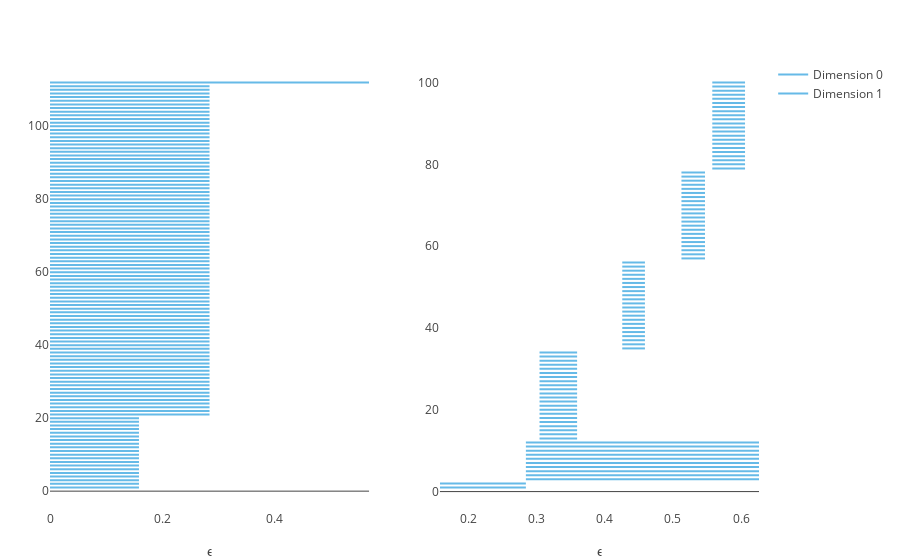

The notebook cell this image was saved under:
### Markdown cell above
The barcode below shows the persistence intervals for homological features
for example <br>
- $H_{1}$ on the left represents the connected component in the filtration process. Each bar (components) start at 0 and end at time t which connotes the notion of birth and death of each connected component.
<br> 
- $H_{2}$ on the right is one dimension higher and includes 2K-Simples (Cycles).

### Code cell
p1 = plotbarcode_pjs(PH,dim=0)
p2 = plotbarcode_pjs(PH,dim=1)
p = [p1  p2]
p

### Figure 1 — Plotly figure (JSON) as saved in the notebook; plotly's stock layout.template omitted (floating-point values rounded to 4 significant figures)
{"data": [{"line": {"color": "#66BAE7", "width": 2}, "mode": "lines", "showlegend": false, "type": "scatter", "x": [0, 0.5693], "xaxis": "x1", "y": [112, 112], "yaxis": "y1"}, {"line": {"color": "#66BAE7", "width": 2}, "mode": "lines", "showlegend": false, "type": "scatter", "x": [0, 0.2846], "xaxis": "x1", "y": [111, 111], "yaxis": "y1"}, {"line": {"color": "#66BAE7", "width": 2}, "mode": "lines", "showlegend": false, "type": "scatter", "x": [0, 0.2846], "xaxis": "x1", "y": [110, 110], "yaxis": "y1"}, {"line": {"color": "#66BAE7", "width": 2}, "mode": "lines", "showlegend": false, "type": "scatter", "x": [0, 0.2846], "xaxis": "x1", "y": [109, 109], "yaxis": "y1"}, {"line": {"color": "#66BAE7", "width": 2}, "mode": "lines", "showlegend": false, "type": "scatter", "x": [0, 0.2846], "xaxis": "x1", "y": [108, 108], "yaxis": "y1"}, {"line": {"color": "#66BAE7", "width": 2}, "mode": "lines", "showlegend": false, "type": "scatter", "x": [0, 0.2846], "xaxis": "x1", "y": [107, 107], "yaxis": "y1"}, {"line": {"color": "#66BAE7", "width": 2}, "mode": "lines", "showlegend": false, "type": "scatter", "x": [0, 0.2846], "xaxis": "x1", "y": [106, 106], "yaxis": "y1"}, {"line": {"color": "#66BAE7", "width": 2}, "mode": "lines", "showlegend": false, "type": "scatter", "x": [0, 0.2846], "xaxis": "x1", "y": [105, 105], "yaxis": "y1"}, {"line": {"color": "#66BAE7", "width": 2}, "mode": "lines", "showlegend": false, "type": "scatter", "x": [0, 0.2846], "xaxis": "x1", "y": [104, 104], "yaxis": "y1"}, {"line": {"color": "#66BAE7", "width": 2}, "mode": "lines", "showlegend": false, "type": "scatter", "x": [0, 0.2846], "xaxis": "x1", "y": [103, 103], "yaxis": "y1"}, {"line": {"color": "#66BAE7", "width": 2}, "mode": "lines", "showlegend": false, "type": "scatter", "x": [0, 0.2846], "xaxis": "x1", "y": [102, 102], "yaxis": "y1"}, {"line": {"color": "#66BAE7", "width": 2}, "mode": "lines", "showlegend": false, "type": "scatter", "x": [0, 0.2846], "xaxis": "x1", "y": [101, 101], "yaxis": "y1"}, {"line": {"color": "#66BAE7", "width": 2}, "mode": "lines", "showlegend": false, "type": "scatter", "x": [0, 0.2846], "xaxis": "x1", "y": [100, 100], "yaxis": "y1"}, {"line": {"color": "#66BAE7", "width": 2}, "mode": "lines", "showlegend": false, "type": "scatter", "x": [0, 0.2846], "xaxis": "x1", "y": [99, 99], "yaxis": "y1"}, {"line": {"color": "#66BAE7", "width": 2}, "mode": "lines", "showlegend": false, "type": "scatter", "x": [0, 0.2846], "xaxis": "x1", "y": [98, 98], "yaxis": "y1"}, {"line": {"color": "#66BAE7", "width": 2}, "mode": "lines", "showlegend": false, "type": "scatter", "x": [0, 0.2846], "xaxis": "x1", "y": [97, 97], "yaxis": "y1"}, {"line": {"color": "#66BAE7", "width": 2}, "mode": "lines", "showlegend": false, "type": "scatter", "x": [0, 0.2846], "xaxis": "x1", "y": [96, 96], "yaxis": "y1"}, {"line": {"color": "#66BAE7", "width": 2}, "mode": "lines", "showlegend": false, "type": "scatter", "x": [0, 0.2846], "xaxis": "x1", "y": [95, 95], "yaxis": "y1"}, {"line": {"color": "#66BAE7", "width": 2}, "mode": "lines", "showlegend": false, "type": "scatter", "x": [0, 0.2846], "xaxis": "x1", "y": [94, 94], "yaxis": "y1"}, {"line": {"color": "#66BAE7", "width": 2}, "mode": "lines", "showlegend": false, "type": "scatter", "x": [0, 0.2846], "xaxis": "x1", "y": [93, 93], "yaxis": "y1"}, {"line": {"color": "#66BAE7", "width": 2}, "mode": "lines", "showlegend": false, "type": "scatter", "x": [0, 0.2846], "xaxis": "x1", "y": [92, 92], "yaxis": "y1"}, {"line": {"color": "#66BAE7", "width": 2}, "mode": "lines", "showlegend": false, "type": "scatter", "x": [0, 0.2846], "xaxis": "x1", "y": [91, 91], "yaxis": "y1"}, {"line": {"color": "#66BAE7", "width": 2}, "mode": "lines", "showlegend": false, "type": "scatter", "x": [0, 0.2846], "xaxis": "x1", "y": [90, 90], "yaxis": "y1"}, {"line": {"color": "#66BAE7", "width": 2}, "mode": "lines", "showlegend": false, "type": "scatter", "x": [0, 0.2846], "xaxis": "x1", "y": [89, 89], "yaxis": "y1"}, {"line": {"color": "#66BAE7", "width": 2}, "mode": "lines", "showlegend": false, "type": "scatter", "x": [0, 0.2846], "xaxis": "x1", "y": [88, 88], "yaxis": "y1"}, {"line": {"color": "#66BAE7", "width": 2}, "mode": "lines", "showlegend": false, "type": "scatter", "x": [0, 0.2846], "xaxis": "x1", "y": [87, 87], "yaxis": "y1"}, {"line": {"color": "#66BAE7", "width": 2}, "mode": "lines", "showlegend": false, "type": "scatter", "x": [0, 0.2846], "xaxis": "x1", "y": [86, 86], "yaxis": "y1"}, {"line": {"color": "#66BAE7", "width": 2}, "mode": "lines", "showlegend": false, "type": "scatter", "x": [0, 0.2846], "xaxis": "x1", "y": [85, 85], "yaxis": "y1"}, {"line": {"color": "#66BAE7", "width": 2}, "mode": "lines", "showlegend": false, "type": "scatter", "x": [0, 0.2846], "xaxis": "x1", "y": [84, 84], "yaxis": "y1"}, {"line": {"color": "#66BAE7", "width": 2}, "mode": "lines", "showlegend": false, "type": "scatter", "x": [0, 0.2846], "xaxis": "x1", "y": [83, 83], "yaxis": "y1"}, {"line": {"color": "#66BAE7", "width": 2}, "mode": "lines", "showlegend": false, "type": "scatter", "x": [0, 0.2846], "xaxis": "x1", "y": [82, 82], "yaxis": "y1"}, {"line": {"color": "#66BAE7", "width": 2}, "mode": "lines", "showlegend": false, "type": "scatter", "x": [0, 0.2846], "xaxis": "x1", "y": [81, 81], "yaxis": "y1"}, {"line": {"color": "#66BAE7", "width": 2}, "mode": "lines", "showlegend": false, "type": "scatter", "x": [0, 0.2846], "xaxis": "x1", "y": [80, 80], "yaxis": "y1"}, {"line": {"color": "#66BAE7", "width": 2}, "mode": "lines", "showlegend": false, "type": "scatter", "x": [0, 0.2846], "xaxis": "x1", "y": [79, 79], "yaxis": "y1"}, {"line": {"color": "#66BAE7", "width": 2}, "mode": "lines", "showlegend": false, "type": "scatter", "x": [0, 0.2846], "xaxis": "x1", "y": [78, 78], "yaxis": "y1"}, {"line": {"color": "#66BAE7", "width": 2}, "mode": "lines", "showlegend": false, "type": "scatter", "x": [0, 0.2846], "xaxis": "x1", "y": [77, 77], "yaxis": "y1"}, {"line": {"color": "#66BAE7", "width": 2}, "mode": "lines", "showlegend": false, "type": "scatter", "x": [0, 0.2846], "xaxis": "x1", "y": [76, 76], "yaxis": "y1"}, {"line": {"color": "#66BAE7", "width": 2}, "mode": "lines", "showlegend": false, "type": "scatter", "x": [0, 0.2846], "xaxis": "x1", "y": [75, 75], "yaxis": "y1"}, {"line": {"color": "#66BAE7", "width": 2}, "mode": "lines", "showlegend": false, "type": "scatter", "x": [0, 0.2846], "xaxis": "x1", "y": [74, 74], "yaxis": "y1"}, {"line": {"color": "#66BAE7", "width": 2}, "mode": "lines", "showlegend": false, "type": "scatter", "x": [0, 0.2846], "xaxis": "x1", "y": [73, 73], "yaxis": "y1"}, {"line": {"color": "#66BAE7", "width": 2}, "mode": "lines", "showlegend": false, "type": "scatter", "x": [0, 0.2846], "xaxis": "x1", "y": [72, 72], "yaxis": "y1"}, {"line": {"color": "#66BAE7", "width": 2}, "mode": "lines", "showlegend": false, "type": "scatter", "x": [0, 0.2846], "xaxis": "x1", "y": [71, 71], "yaxis": "y1"}, {"line": {"color": "#66BAE7", "width": 2}, "mode": "lines", "showlegend": false, "type": "scatter", "x": [0, 0.2846], "xaxis": "x1", "y": [70, 70], "yaxis": "y1"}, {"line": {"color": "#66BAE7", "width": 2}, "mode": "lines", "showlegend": false, "type": "scatter", "x": [0, 0.2846], "xaxis": "x1", "y": [69, 69], "yaxis": "y1"}, {"line": {"color": "#66BAE7", "width": 2}, "mode": "lines", "showlegend": false, "type": "scatter", "x": [0, 0.2846], "xaxis": "x1", "y": [68, 68], "yaxis": "y1"}, {"line": {"color": "#66BAE7", "width": 2}, "mode": "lines", "showlegend": false, "type": "scatter", "x": [0, 0.2846], "xaxis": "x1", "y": [67, 67], "yaxis": "y1"}, {"line": {"color": "#66BAE7", "width": 2}, "mode": "lines", "showlegend": false, "type": "scatter", "x": [0, 0.2846], "xaxis": "x1", "y": [66, 66], "yaxis": "y1"}, {"line": {"color": "#66BAE7", "width": 2}, "mode": "lines", "showlegend": false, "type": "scatter", "x": [0, 0.2846], "xaxis": "x1", "y": [65, 65], "yaxis": "y1"}, {"line": {"color": "#66BAE7", "width": 2}, "mode": "lines", "showlegend": false, "type": "scatter", "x": [0, 0.2846], "xaxis": "x1", "y": [64, 64], "yaxis": "y1"}, {"line": {"color": "#66BAE7", "width": 2}, "mode": "lines", "showlegend": false, "type": "scatter", "x": [0, 0.2846], "xaxis": "x1", "y": [63, 63], "yaxis": "y1"}, {"line": {"color": "#66BAE7", "width": 2}, "mode": "lines", "showlegend": false, "type": "scatter", "x": [0, 0.2846], "xaxis": "x1", "y": [62, 62], "yaxis": "y1"}, {"line": {"color": "#66BAE7", "width": 2}, "mode": "lines", "showlegend": false, "type": "scatter", "x": [0, 0.2846], "xaxis": "x1", "y": [61, 61], "yaxis": "y1"}, {"line": {"color": "#66BAE7", "width": 2}, "mode": "lines", "showlegend": false, "type": "scatter", "x": [0, 0.2846], "xaxis": "x1", "y": [60, 60], "yaxis": "y1"}, {"line": {"color": "#66BAE7", "width": 2}, "mode": "lines", "showlegend": false, "type": "scatter", "x": [0, 0.2846], "xaxis": "x1", "y": [59, 59], "yaxis": "y1"}, {"line": {"color": "#66BAE7", "width": 2}, "mode": "lines", "showlegend": false, "type": "scatter", "x": [0, 0.2846], "xaxis": "x1", "y": [58, 58], "yaxis": "y1"}, {"line": {"color": "#66BAE7", "width": 2}, "mode": "lines", "showlegend": false, "type": "scatter", "x": [0, 0.2846], "xaxis": "x1", "y": [57, 57], "yaxis": "y1"}, {"line": {"color": "#66BAE7", "width": 2}, "mode": "lines", "showlegend": false, "type": "scatter", "x": [0, 0.2846], "xaxis": "x1", "y": [56, 56], "yaxis": "y1"}, {"line": {"color": "#66BAE7", "width": 2}, "mode": "lines", "showlegend": false, "type": "scatter", "x": [0, 0.2846], "xaxis": "x1", "y": [55, 55], "yaxis": "y1"}, {"line": {"color": "#66BAE7", "width": 2}, "mode": "lines", "showlegend": false, "type": "scatter", "x": [0, 0.2846], "xaxis": "x1", "y": [54, 54], "yaxis": "y1"}, {"line": {"color": "#66BAE7", "width": 2}, "mode": "lines", "showlegend": false, "type": "scatter", "x": [0, 0.2846], "xaxis": "x1", "y": [53, 53], "yaxis": "y1"}, {"line": {"color": "#66BAE7", "width": 2}, "mode": "lines", "showlegend": false, "type": "scatter", "x": [0, 0.2846], "xaxis": "x1", "y": [52, 52], "yaxis": "y1"}, {"line": {"color": "#66BAE7", "width": 2}, "mode": "lines", "showlegend": false, "type": "scatter", "x": [0, 0.2846], "xaxis": "x1", "y": [51, 51], "yaxis": "y1"}, {"line": {"color": "#66BAE7", "width": 2}, "mode": "lines", "showlegend": false, "type": "scatter", "x": [0, 0.2846], "xaxis": "x1", "y": [50, 50], "yaxis": "y1"}, {"line": {"color": "#66BAE7", "width": 2}, "mode": "lines", "showlegend": false, "type": "scatter", "x": [0, 0.2846], "xaxis": "x1", "y": [49, 49], "yaxis": "y1"}, {"line": {"color": "#66BAE7", "width": 2}, "mode": "lines", "showlegend": false, "type": "scatter", "x": [0, 0.2846], "xaxis": "x1", "y": [48, 48], "yaxis": "y1"}, {"line": {"color": "#66BAE7", "width": 2}, "mode": "lines", "showlegend": false, "type": "scatter", "x": [0, 0.2846], "xaxis": "x1", "y": [47, 47], "yaxis": "y1"}, {"line": {"color": "#66BAE7", "width": 2}, "mode": "lines", "showlegend": false, "type": "scatter", "x": [0, 0.2846], "xaxis": "x1", "y": [46, 46], "yaxis": "y1"}, {"line": {"color": "#66BAE7", "width": 2}, "mode": "lines", "showlegend": false, "type": "scatter", "x": [0, 0.2846], "xaxis": "x1", "y": [45, 45], "yaxis": "y1"}, {"line": {"color": "#66BAE7", "width": 2}, "mode": "lines", "showlegend": false, "type": "scatter", "x": [0, 0.2846], "xaxis": "x1", "y": [44, 44], "yaxis": "y1"}, {"line": {"color": "#66BAE7", "width": 2}, "mode": "lines", "showlegend": false, "type": "scatter", "x": [0, 0.2846], "xaxis": "x1", "y": [43, 43], "yaxis": "y1"}, {"line": {"color": "#66BAE7", "width": 2}, "mode": "lines", "showlegend": false, "type": "scatter", "x": [0, 0.2846], "xaxis": "x1", "y": [42, 42], "yaxis": "y1"}, {"line": {"color": "#66BAE7", "width": 2}, "mode": "lines", "showlegend": false, "type": "scatter", "x": [0, 0.2846], "xaxis": "x1", "y": [41, 41], "yaxis": "y1"}, {"line": {"color": "#66BAE7", "width": 2}, "mode": "lines", "showlegend": false, "type": "scatter", "x": [0, 0.2846], "xaxis": "x1", "y": [40, 40], "yaxis": "y1"}, {"line": {"color": "#66BAE7", "width": 2}, "mode": "lines", "showlegend": false, "type": "scatter", "x": [0, 0.2846], "xaxis": "x1", "y": [39, 39], "yaxis": "y1"}, {"line": {"color": "#66BAE7", "width": 2}, "mode": "lines", "showlegend": false, "type": "scatter", "x": [0, 0.2846], "xaxis": "x1", "y": [38, 38], "yaxis": "y1"}, {"line": {"color": "#66BAE7", "width": 2}, "mode": "lines", "showlegend": false, "type": "scatter", "x": [0, 0.2846], "xaxis": "x1", "y": [37, 37], "yaxis": "y1"}, {"line": {"color": "#66BAE7", "width": 2}, "mode": "lines", "showlegend": false, "type": "scatter", "x": [0, 0.2846], "xaxis": "x1", "y": [36, 36], "yaxis": "y1"}, {"line": {"color": "#66BAE7", "width": 2}, "mode": "lines", "showlegend": false, "type": "scatter", "x": [0, 0.2846], "xaxis": "x1", "y": [35, 35], "yaxis": "y1"}, {"line": {"color": "#66BAE7", "width": 2}, "mode": "lines", "showlegend": false, "type": "scatter", "x": [0, 0.2846], "xaxis": "x1", "y": [34, 34], "yaxis": "y1"}, {"line": {"color": "#66BAE7", "width": 2}, "mode": "lines", "showlegend": false, "type": "scatter", "x": [0, 0.2846], "xaxis": "x1", "y": [33, 33], "yaxis": "y1"}, {"line": {"color": "#66BAE7", "width": 2}, "mode": "lines", "showlegend": false, "type": "scatter", "x": [0, 0.2846], "xaxis": "x1", "y": [32, 32], "yaxis": "y1"}, {"line": {"color": "#66BAE7", "width": 2}, "mode": "lines", "showlegend": false, "type": "scatter", "x": [0, 0.2846], "xaxis": "x1", "y": [31, 31], "yaxis": "y1"}, {"line": {"color": "#66BAE7", "width": 2}, "mode": "lines", "showlegend": false, "type": "scatter", "x": [0, 0.2846], "xaxis": "x1", "y": [30, 30], "yaxis": "y1"}, {"line": {"color": "#66BAE7", "width": 2}, "mode": "lines", "showlegend": false, "type": "scatter", "x": [0, 0.2846], "xaxis": "x1", "y": [29, 29], "yaxis": "y1"}, {"line": {"color": "#66BAE7", "width": 2}, "mode": "lines", "showlegend": false, "type": "scatter", "x": [0, 0.2846], "xaxis": "x1", "y": [28, 28], "yaxis": "y1"}, {"line": {"color": "#66BAE7", "width": 2}, "mode": "lines", "showlegend": false, "type": "scatter", "x": [0, 0.2846], "xaxis": "x1", "y": [27, 27], "yaxis": "y1"}, {"line": {"color": "#66BAE7", "width": 2}, "mode": "lines", "showlegend": false, "type": "scatter", "x": [0, 0.2846], "xaxis": "x1", "y": [26, 26], "yaxis": "y1"}, {"line": {"color": "#66BAE7", "width": 2}, "mode": "lines", "showlegend": false, "type": "scatter", "x": [0, 0.2846], "xaxis": "x1", "y": [25, 25], "yaxis": "y1"}, {"line": {"color": "#66BAE7", "width": 2}, "mode": "lines", "showlegend": false, "type": "scatter", "x": [0, 0.2846], "xaxis": "x1", "y": [24, 24], "yaxis": "y1"}, {"line": {"color": "#66BAE7", "width": 2}, "mode": "lines", "showlegend": false, "type": "scatter", "x": [0, 0.2846], "xaxis": "x1", "y": [23, 23], "yaxis": "y1"}, {"line": {"color": "#66BAE7", "width": 2}, "mode": "lines", "showlegend": false, "type": "scatter", "x": [0, 0.2846], "xaxis": "x1", "y": [22, 22], "yaxis": "y1"}, {"line": {"color": "#66BAE7", "width": 2}, "mode": "lines", "showlegend": false, "type": "scatter", "x": [0, 0.2846], "xaxis": "x1", "y": [21, 21], "yaxis": "y1"}, {"line": {"color": "#66BAE7", "width": 2}, "mode": "lines", "showlegend": false, "type": "scatter", "x": [0, 0.1587], "xaxis": "x1", "y": [20, 20], "yaxis": "y1"}, {"line": {"color": "#66BAE7", "width": 2}, "mode": "lines", "showlegend": false, "type": "scatter", "x": [0, 0.1587], "xaxis": "x1", "y": [19, 19], "yaxis": "y1"}, {"line": {"color": "#66BAE7", "width": 2}, "mode": "lines", "showlegend": false, "type": "scatter", "x": [0, 0.1587], "xaxis": "x1", "y": [18, 18], "yaxis": "y1"}, {"line": {"color": "#66BAE7", "width": 2}, "mode": "lines", "showlegend": false, "type": "scatter", "x": [0, 0.1587], "xaxis": "x1", "y": [17, 17], "yaxis": "y1"}, {"line": {"color": "#66BAE7", "width": 2}, "mode": "lines", "showlegend": false, "type": "scatter", "x": [0, 0.1587], "xaxis": "x1", "y": [16, 16], "yaxis": "y1"}, {"line": {"color": "#66BAE7", "width": 2}, "mode": "lines", "showlegend": false, "type": "scatter", "x": [0, 0.1587], "xaxis": "x1", "y": [15, 15], "yaxis": "y1"}, {"line": {"color": "#66BAE7", "width": 2}, "mode": "lines", "showlegend": false, "type": "scatter", "x": [0, 0.1587], "xaxis": "x1", "y": [14, 14], "yaxis": "y1"}, {"line": {"color": "#66BAE7", "width": 2}, "mode": "lines", "showlegend": false, "type": "scatter", "x": [0, 0.1587], "xaxis": "x1", "y": [13, 13], "yaxis": "y1"}, {"line": {"color": "#66BAE7", "width": 2}, "mode": "lines", "showlegend": false, "type": "scatter", "x": [0, 0.1587], "xaxis": "x1", "y": [12, 12], "yaxis": "y1"}, {"line": {"color": "#66BAE7", "width": 2}, "mode": "lines", "showlegend": false, "type": "scatter", "x": [0, 0.1587], "xaxis": "x1", "y": [11, 11], "yaxis": "y1"}, {"line": {"color": "#66BAE7", "width": 2}, "mode": "lines", "showlegend": false, "type": "scatter", "x": [0, 0.1587], "xaxis": "x1", "y": [10, 10], "yaxis": "y1"}, {"line": {"color": "#66BAE7", "width": 2}, "mode": "lines", "showlegend": false, "type": "scatter", "x": [0, 0.1587], "xaxis": "x1", "y": [9, 9], "yaxis": "y1"}, {"line": {"color": "#66BAE7", "width": 2}, "mode": "lines", "showlegend": false, "type": "scatter", "x": [0, 0.1587], "xaxis": "x1", "y": [8, 8], "yaxis": "y1"}, {"line": {"color": "#66BAE7", "width": 2}, "mode": "lines", "showlegend": false, "type": "scatter", "x": [0, 0.1587], "xaxis": "x1", "y": [7, 7], "yaxis": "y1"}, {"line": {"color": "#66BAE7", "width": 2}, "mode": "lines", "showlegend": false, "type": "scatter", "x": [0, 0.1587], "xaxis": "x1", "y": [6, 6], "yaxis": "y1"}, {"line": {"color": "#66BAE7", "width": 2}, "mode": "lines", "showlegend": false, "type": "scatter", "x": [0, 0.1587], "xaxis": "x1", "y": [5, 5], "yaxis": "y1"}, {"line": {"color": "#66BAE7", "width": 2}, "mode": "lines", "showlegend": false, "type": "scatter", "x": [0, 0.1587], "xaxis": "x1", "y": [4, 4], "yaxis": "y1"}, {"line": {"color": "#66BAE7", "width": 2}, "mode": "lines", "showlegend": false, "type": "scatter", "x": [0, 0.1587], "xaxis": "x1", "y": [3, 3], "yaxis": "y1"}, {"line": {"color": "#66BAE7", "width": 2}, "mode": "lines", "showlegend": false, "type": "scatter", "x": [0, 0.1587], "xaxis": "x1", "y": [2, 2], "yaxis": "y1"}, {"line": {"color": "#66BAE7", "width": 2}, "mode": "lines", "name": "Dimension 0", "type": "scatter", "x": [0, 0.1587], "xaxis": "x1", "y": [1, 1], "yaxis": "y1"}, {"line": {"color": "#66BAE7", "width": 2}, "mode": "lines", "showlegend": false, "type": "scatter", "x": [0.5577, 0.6057], "xaxis": "x2", "y": [100, 100], "yaxis": "y2"}, {"line": {"color": "#66BAE7", "width": 2}, "mode": "lines", "showlegend": false, "type": "scatter", "x": [0.5577, 0.6057], "xaxis": "x2", "y": [99, 99], "yaxis": "y2"}, {"line": {"color": "#66BAE7", "width": 2}, "mode": "lines", "showlegend": false, "type": "scatter", "x": [0.5577, 0.6057], "xaxis": "x2", "y": [98, 98], "yaxis": "y2"}, {"line": {"color": "#66BAE7", "width": 2}, "mode": "lines", "showlegend": false, "type": "scatter", "x": [0.5577, 0.6057], "xaxis": "x2", "y": [97, 97], "yaxis": "y2"}, {"line": {"color": "#66BAE7", "width": 2}, "mode": "lines", "showlegend": false, "type": "scatter", "x": [0.5577, 0.6057], "xaxis": "x2", "y": [96, 96], "yaxis": "y2"}, {"line": {"color": "#66BAE7", "width": 2}, "mode": "lines", "showlegend": false, "type": "scatter", "x": [0.5577, 0.6057], "xaxis": "x2", "y": [95, 95], "yaxis": "y2"}, {"line": {"color": "#66BAE7", "width": 2}, "mode": "lines", "showlegend": false, "type": "scatter", "x": [0.5577, 0.6057], "xaxis": "x2", "y": [94, 94], "yaxis": "y2"}, {"line": {"color": "#66BAE7", "width": 2}, "mode": "lines", "showlegend": false, "type": "scatter", "x": [0.5577, 0.6057], "xaxis": "x2", "y": [93, 93], "yaxis": "y2"}, {"line": {"color": "#66BAE7", "width": 2}, "mode": "lines", "showlegend": false, "type": "scatter", "x": [0.5577, 0.6057], "xaxis": "x2", "y": [92, 92], "yaxis": "y2"}, {"line": {"color": "#66BAE7", "width": 2}, "mode": "lines", "showlegend": false, "type": "scatter", "x": [0.5577, 0.6057], "xaxis": "x2", "y": [91, 91], "yaxis": "y2"}, {"line": {"color": "#66BAE7", "width": 2}, "mode": "lines", "showlegend": false, "type": "scatter", "x": [0.5577, 0.6057], "xaxis": "x2", "y": [90, 90], "yaxis": "y2"}, {"line": {"color": "#66BAE7", "width": 2}, "mode": "lines", "showlegend": false, "type": "scatter", "x": [0.5577, 0.6057], "xaxis": "x2", "y": [89, 89], "yaxis": "y2"}, {"line": {"color": "#66BAE7", "width": 2}, "mode": "lines", "showlegend": false, "type": "scatter", "x": [0.5577, 0.6057], "xaxis": "x2", "y": [88, 88], "yaxis": "y2"}, {"line": {"color": "#66BAE7", "width": 2}, "mode": "lines", "showlegend": false, "type": "scatter", "x": [0.5577, 0.6057], "xaxis": "x2", "y": [87, 87], "yaxis": "y2"}, {"line": {"color": "#66BAE7", "width": 2}, "mode": "lines", "showlegend": false, "type": "scatter", "x": [0.5577, 0.6057], "xaxis": "x2", "y": [86, 86], "yaxis": "y2"}, {"line": {"color": "#66BAE7", "width": 2}, "mode": "lines", "showlegend": false, "type": "scatter", "x": [0.5577, 0.6057], "xaxis": "x2", "y": [85, 85], "yaxis": "y2"}, {"line": {"color": "#66BAE7", "width": 2}, "mode": "lines", "showlegend": false, "type": "scatter", "x": [0.5577, 0.6057], "xaxis": "x2", "y": [84, 84], "yaxis": "y2"}, {"line": {"color": "#66BAE7", "width": 2}, "mode": "lines", "showlegend": false, "type": "scatter", "x": [0.5577, 0.6057], "xaxis": "x2", "y": [83, 83], "yaxis": "y2"}, {"line": {"color": "#66BAE7", "width": 2}, "mode": "lines", "showlegend": false, "type": "scatter", "x": [0.5577, 0.6057], "xaxis": "x2", "y": [82, 82], "yaxis": "y2"}, {"line": {"color": "#66BAE7", "width": 2}, "mode": "lines", "showlegend": false, "type": "scatter", "x": [0.5577, 0.6057], "xaxis": "x2", "y": [81, 81], "yaxis": "y2"}, {"line": {"color": "#66BAE7", "width": 2}, "mode": "lines", "showlegend": false, "type": "scatter", "x": [0.5577, 0.6057], "xaxis": "x2", "y": [80, 80], "yaxis": "y2"}, {"line": {"color": "#66BAE7", "width": 2}, "mode": "lines", "showlegend": false, "type": "scatter", "x": [0.5577, 0.6057], "xaxis": "x2", "y": [79, 79], "yaxis": "y2"}, {"line": {"color": "#66BAE7", "width": 2}, "mode": "lines", "showlegend": false, "type": "scatter", "x": [0.5125, 0.5471], "xaxis": "x2", "y": [78, 78], "yaxis": "y2"}, {"line": {"color": "#66BAE7", "width": 2}, "mode": "lines", "showlegend": false, "type": "scatter", "x": [0.5125, 0.5471], "xaxis": "x2", "y": [77, 77], "yaxis": "y2"}, {"line": {"color": "#66BAE7", "width": 2}, "mode": "lines", "showlegend": false, "type": "scatter", "x": [0.5125, 0.5471], "xaxis": "x2", "y": [76, 76], "yaxis": "y2"}, {"line": {"color": "#66BAE7", "width": 2}, "mode": "lines", "showlegend": false, "type": "scatter", "x": [0.5125, 0.5471], "xaxis": "x2", "y": [75, 75], "yaxis": "y2"}, {"line": {"color": "#66BAE7", "width": 2}, "mode": "lines", "showlegend": false, "type": "scatter", "x": [0.5125, 0.5471], "xaxis": "x2", "y": [74, 74], "yaxis": "y2"}, {"line": {"color": "#66BAE7", "width": 2}, "mode": "lines", "showlegend": false, "type": "scatter", "x": [0.5125, 0.5471], "xaxis": "x2", "y": [73, 73], "yaxis": "y2"}, {"line": {"color": "#66BAE7", "width": 2}, "mode": "lines", "showlegend": false, "type": "scatter", "x": [0.5125, 0.5471], "xaxis": "x2", "y": [72, 72], "yaxis": "y2"}, {"line": {"color": "#66BAE7", "width": 2}, "mode": "lines", "showlegend": false, "type": "scatter", "x": [0.5125, 0.5471], "xaxis": "x2", "y": [71, 71], "yaxis": "y2"}, {"line": {"color": "#66BAE7", "width": 2}, "mode": "lines", "showlegend": false, "type": "scatter", "x": [0.5125, 0.5471], "xaxis": "x2", "y": [70, 70], "yaxis": "y2"}, {"line": {"color": "#66BAE7", "width": 2}, "mode": "lines", "showlegend": false, "type": "scatter", "x": [0.5125, 0.5471], "xaxis": "x2", "y": [69, 69], "yaxis": "y2"}, {"line": {"color": "#66BAE7", "width": 2}, "mode": "lines", "showlegend": false, "type": "scatter", "x": [0.5125, 0.5471], "xaxis": "x2", "y": [68, 68], "yaxis": "y2"}, {"line": {"color": "#66BAE7", "width": 2}, "mode": "lines", "showlegend": false, "type": "scatter", "x": [0.5125, 0.5471], "xaxis": "x2", "y": [67, 67], "yaxis": "y2"}, {"line": {"color": "#66BAE7", "width": 2}, "mode": "lines", "showlegend": false, "type": "scatter", "x": [0.5125, 0.5471], "xaxis": "x2", "y": [66, 66], "yaxis": "y2"}, {"line": {"color": "#66BAE7", "width": 2}, "mode": "lines", "showlegend": false, "type": "scatter", "x": [0.5125, 0.5471], "xaxis": "x2", "y": [65, 65], "yaxis": "y2"}, {"line": {"color": "#66BAE7", "width": 2}, "mode": "lines", "showlegend": false, "type": "scatter", "x": [0.5125, 0.5471], "xaxis": "x2", "y": [64, 64], "yaxis": "y2"}, {"line": {"color": "#66BAE7", "width": 2}, "mode": "lines", "showlegend": false, "type": "scatter", "x": [0.5125, 0.5471], "xaxis": "x2", "y": [63, 63], "yaxis": "y2"}, {"line": {"color": "#66BAE7", "width": 2}, "mode": "lines", "showlegend": false, "type": "scatter", "x": [0.5125, 0.5471], "xaxis": "x2", "y": [62, 62], "yaxis": "y2"}, {"line": {"color": "#66BAE7", "width": 2}, "mode": "lines", "showlegend": false, "type": "scatter", "x": [0.5125, 0.5471], "xaxis": "x2", "y": [61, 61], "yaxis": "y2"}, {"line": {"color": "#66BAE7", "width": 2}, "mode": "lines", "showlegend": false, "type": "scatter", "x": [0.5125, 0.5471], "xaxis": "x2", "y": [60, 60], "yaxis": "y2"}, {"line": {"color": "#66BAE7", "width": 2}, "mode": "lines", "showlegend": false, "type": "scatter", "x": [0.5125, 0.5471], "xaxis": "x2", "y": [59, 59], "yaxis": "y2"}, {"line": {"color": "#66BAE7", "width": 2}, "mode": "lines", "showlegend": false, "type": "scatter", "x": [0.5125, 0.5471], "xaxis": "x2", "y": [58, 58], "yaxis": "y2"}, {"line": {"color": "#66BAE7", "width": 2}, "mode": "lines", "showlegend": false, "type": "scatter", "x": [0.5125, 0.5471], "xaxis": "x2", "y": [57, 57], "yaxis": "y2"}, {"line": {"color": "#66BAE7", "width": 2}, "mode": "lines", "showlegend": false, "type": "scatter", "x": [0.4258, 0.4591], "xaxis": "x2", "y": [56, 56], "yaxis": "y2"}, {"line": {"color": "#66BAE7", "width": 2}, "mode": "lines", "showlegend": false, "type": "scatter", "x": [0.4258, 0.4591], "xaxis": "x2", "y": [55, 55], "yaxis": "y2"}, {"line": {"color": "#66BAE7", "width": 2}, "mode": "lines", "showlegend": false, "type": "scatter", "x": [0.4258, 0.4591], "xaxis": "x2", "y": [54, 54], "yaxis": "y2"}, {"line": {"color": "#66BAE7", "width": 2}, "mode": "lines", "showlegend": false, "type": "scatter", "x": [0.4258, 0.4591], "xaxis": "x2", "y": [53, 53], "yaxis": "y2"}, {"line": {"color": "#66BAE7", "width": 2}, "mode": "lines", "showlegend": false, "type": "scatter", "x": [0.4258, 0.4591], "xaxis": "x2", "y": [52, 52], "yaxis": "y2"}, {"line": {"color": "#66BAE7", "width": 2}, "mode": "lines", "showlegend": false, "type": "scatter", "x": [0.4258, 0.4591], "xaxis": "x2", "y": [51, 51], "yaxis": "y2"}, {"line": {"color": "#66BAE7", "width": 2}, "mode": "lines", "showlegend": false, "type": "scatter", "x": [0.4258, 0.4591], "xaxis": "x2", "y": [50, 50], "yaxis": "y2"}, {"line": {"color": "#66BAE7", "width": 2}, "mode": "lines", "showlegend": false, "type": "scatter", "x": [0.4258, 0.4591], "xaxis": "x2", "y": [49, 49], "yaxis": "y2"}, {"line": {"color": "#66BAE7", "width": 2}, "mode": "lines", "showlegend": false, "type": "scatter", "x": [0.4258, 0.4591], "xaxis": "x2", "y": [48, 48], "yaxis": "y2"}, {"line": {"color": "#66BAE7", "width": 2}, "mode": "lines", "showlegend": false, "type": "scatter", "x": [0.4258, 0.4591], "xaxis": "x2", "y": [47, 47], "yaxis": "y2"}, {"line": {"color": "#66BAE7", "width": 2}, "mode": "lines", "showlegend": false, "type": "scatter", "x": [0.4258, 0.4591], "xaxis": "x2", "y": [46, 46], "yaxis": "y2"}, {"line": {"color": "#66BAE7", "width": 2}, "mode": "lines", "showlegend": false, "type": "scatter", "x": [0.4258, 0.4591], "xaxis": "x2", "y": [45, 45], "yaxis": "y2"}, {"line": {"color": "#66BAE7", "width": 2}, "mode": "lines", "showlegend": false, "type": "scatter", "x": [0.4258, 0.4591], "xaxis": "x2", "y": [44, 44], "yaxis": "y2"}, {"line": {"color": "#66BAE7", "width": 2}, "mode": "lines", "showlegend": false, "type": "scatter", "x": [0.4258, 0.4591], "xaxis": "x2", "y": [43, 43], "yaxis": "y2"}, {"line": {"color": "#66BAE7", "width": 2}, "mode": "lines", "showlegend": false, "type": "scatter", "x": [0.4258, 0.4591], "xaxis": "x2", "y": [42, 42], "yaxis": "y2"}, {"line": {"color": "#66BAE7", "width": 2}, "mode": "lines", "showlegend": false, "type": "scatter", "x": [0.4258, 0.4591], "xaxis": "x2", "y": [41, 41], "yaxis": "y2"}, {"line": {"color": "#66BAE7", "width": 2}, "mode": "lines", "showlegend": false, "type": "scatter", "x": [0.4258, 0.4591], "xaxis": "x2", "y": [40, 40], "yaxis": "y2"}, {"line": {"color": "#66BAE7", "width": 2}, "mode": "lines", "showlegend": false, "type": "scatter", "x": [0.4258, 0.4591], "xaxis": "x2", "y": [39, 39], "yaxis": "y2"}, {"line": {"color": "#66BAE7", "width": 2}, "mode": "lines", "showlegend": false, "type": "scatter", "x": [0.4258, 0.4591], "xaxis": "x2", "y": [38, 38], "yaxis": "y2"}, {"line": {"color": "#66BAE7", "width": 2}, "mode": "lines", "showlegend": false, "type": "scatter", "x": [0.4258, 0.4591], "xaxis": "x2", "y": [37, 37], "yaxis": "y2"}, {"line": {"color": "#66BAE7", "width": 2}, "mode": "lines", "showlegend": false, "type": "scatter", "x": [0.4258, 0.4591], "xaxis": "x2", "y": [36, 36], "yaxis": "y2"}, {"line": {"color": "#66BAE7", "width": 2}, "mode": "lines", "showlegend": false, "type": "scatter", "x": [0.4258, 0.4591], "xaxis": "x2", "y": [35, 35], "yaxis": "y2"}, {"line": {"color": "#66BAE7", "width": 2}, "mode": "lines", "showlegend": false, "type": "scatter", "x": [0.3046, 0.3597], "xaxis": "x2", "y": [34, 34], "yaxis": "y2"}, {"line": {"color": "#66BAE7", "width": 2}, "mode": "lines", "showlegend": false, "type": "scatter", "x": [0.3046, 0.3597], "xaxis": "x2", "y": [33, 33], "yaxis": "y2"}, {"line": {"color": "#66BAE7", "width": 2}, "mode": "lines", "showlegend": false, "type": "scatter", "x": [0.3046, 0.3597], "xaxis": "x2", "y": [32, 32], "yaxis": "y2"}, {"line": {"color": "#66BAE7", "width": 2}, "mode": "lines", "showlegend": false, "type": "scatter", "x": [0.3046, 0.3597], "xaxis": "x2", "y": [31, 31], "yaxis": "y2"}, {"line": {"color": "#66BAE7", "width": 2}, "mode": "lines", "showlegend": false, "type": "scatter", "x": [0.3046, 0.3597], "xaxis": "x2", "y": [30, 30], "yaxis": "y2"}, {"line": {"color": "#66BAE7", "width": 2}, "mode": "lines", "showlegend": false, "type": "scatter", "x": [0.3046, 0.3597], "xaxis": "x2", "y": [29, 29], "yaxis": "y2"}, {"line": {"color": "#66BAE7", "width": 2}, "mode": "lines", "showlegend": false, "type": "scatter", "x": [0.3046, 0.3597], "xaxis": "x2", "y": [28, 28], "yaxis": "y2"}, {"line": {"color": "#66BAE7", "width": 2}, "mode": "lines", "showlegend": false, "type": "scatter", "x": [0.3046, 0.3597], "xaxis": "x2", "y": [27, 27], "yaxis": "y2"}, {"line": {"color": "#66BAE7", "width": 2}, "mode": "lines", "showlegend": false, "type": "scatter", "x": [0.3046, 0.3597], "xaxis": "x2", "y": [26, 26], "yaxis": "y2"}, {"line": {"color": "#66BAE7", "width": 2}, "mode": "lines", "showlegend": false, "type": "scatter", "x": [0.3046, 0.3597], "xaxis": "x2", "y": [25, 25], "yaxis": "y2"}, {"line": {"color": "#66BAE7", "width": 2}, "mode": "lines", "showlegend": false, "type": "scatter", "x": [0.3046, 0.3597], "xaxis": "x2", "y": [24, 24], "yaxis": "y2"}, {"line": {"color": "#66BAE7", "width": 2}, "mode": "lines", "showlegend": false, "type": "scatter", "x": [0.3046, 0.3597], "xaxis": "x2", "y": [23, 23], "yaxis": "y2"}, {"line": {"color": "#66BAE7", "width": 2}, "mode": "lines", "showlegend": false, "type": "scatter", "x": [0.3046, 0.3597], "xaxis": "x2", "y": [22, 22], "yaxis": "y2"}, {"line": {"color": "#66BAE7", "width": 2}, "mode": "lines", "showlegend": false, "type": "scatter", "x": [0.3046, 0.3597], "xaxis": "x2", "y": [21, 21], "yaxis": "y2"}, {"line": {"color": "#66BAE7", "width": 2}, "mode": "lines", "showlegend": false, "type": "scatter", "x": [0.3046, 0.3597], "xaxis": "x2", "y": [20, 20], "yaxis": "y2"}, {"line": {"color": "#66BAE7", "width": 2}, "mode": "lines", "showlegend": false, "type": "scatter", "x": [0.3046, 0.3597], "xaxis": "x2", "y": [19, 19], "yaxis": "y2"}, {"line": {"color": "#66BAE7", "width": 2}, "mode": "lines", "showlegend": false, "type": "scatter", "x": [0.3046, 0.3597], "xaxis": "x2", "y": [18, 18], "yaxis": "y2"}, {"line": {"color": "#66BAE7", "width": 2}, "mode": "lines", "showlegend": false, "type": "scatter", "x": [0.3046, 0.3597], "xaxis": "x2", "y": [17, 17], "yaxis": "y2"}, {"line": {"color": "#66BAE7", "width": 2}, "mode": "lines", "showlegend": false, "type": "scatter", "x": [0.3046, 0.3597], "xaxis": "x2", "y": [16, 16], "yaxis": "y2"}, {"line": {"color": "#66BAE7", "width": 2}, "mode": "lines", "showlegend": false, "type": "scatter", "x": [0.3046, 0.3597], "xaxis": "x2", "y": [15, 15], "yaxis": "y2"}, {"line": {"color": "#66BAE7", "width": 2}, "mode": "lines", "showlegend": false, "type": "scatter", "x": [0.3046, 0.3597], "xaxis": "x2", "y": [14, 14], "yaxis": "y2"}, {"line": {"color": "#66BAE7", "width": 2}, "mode": "lines", "showlegend": false, "type": "scatter", "x": [0.3046, 0.3597], "xaxis": "x2", "y": [13, 13], "yaxis": "y2"}, {"line": {"color": "#66BAE7", "width": 2}, "mode": "lines", "showlegend": false, "type": "scatter", "x": [0.2846, 0.6262], "xaxis": "x2", "y": [12, 12], "yaxis": "y2"}, {"line": {"color": "#66BAE7", "width": 2}, "mode": "lines", "showlegend": false, "type": "scatter", "x": [0.2846, 0.6262], "xaxis": "x2", "y": [11, 11], "yaxis": "y2"}, {"line": {"color": "#66BAE7", "width": 2}, "mode": "lines", "showlegend": false, "type": "scatter", "x": [0.2846, 0.6262], "xaxis": "x2", "y": [10, 10], "yaxis": "y2"}, {"line": {"color": "#66BAE7", "width": 2}, "mode": "lines", "showlegend": false, "type": "scatter", "x": [0.2846, 0.6262], "xaxis": "x2", "y": [9, 9], "yaxis": "y2"}, {"line": {"color": "#66BAE7", "width": 2}, "mode": "lines", "showlegend": false, "type": "scatter", "x": [0.2846, 0.6262], "xaxis": "x2", "y": [8, 8], "yaxis": "y2"}, {"line": {"color": "#66BAE7", "width": 2}, "mode": "lines", "showlegend": false, "type": "scatter", "x": [0.2846, 0.6262], "xaxis": "x2", "y": [7, 7], "yaxis": "y2"}, {"line": {"color": "#66BAE7", "width": 2}, "mode": "lines", "showlegend": false, "type": "scatter", "x": [0.2846, 0.6262], "xaxis": "x2", "y": [6, 6], "yaxis": "y2"}, {"line": {"color": "#66BAE7", "width": 2}, "mode": "lines", "showlegend": false, "type": "scatter", "x": [0.2846, 0.6262], "xaxis": "x2", "y": [5, 5], "yaxis": "y2"}, {"line": {"color": "#66BAE7", "width": 2}, "mode": "lines", "showlegend": false, "type": "scatter", "x": [0.2846, 0.6262], "xaxis": "x2", "y": [4, 4], "yaxis": "y2"}, {"line": {"color": "#66BAE7", "width": 2}, "mode": "lines", "showlegend": false, "type": "scatter", "x": [0.2846, 0.6262], "xaxis": "x2", "y": [3, 3], "yaxis": "y2"}, {"line": {"color": "#66BAE7", "width": 2}, "mode": "lines", "showlegend": false, "type": "scatter", "x": [0.1587, 0.2846], "xaxis": "x2", "y": [2, 2], "yaxis": "y2"}, {"line": {"color": "#66BAE7", "width": 2}, "mode": "lines", "name": "Dimension 1", "type": "scatter", "x": [0.1587, 0.2846], "xaxis": "x2", "y": [1, 1], "yaxis": "y2"}], "layout": {"margin": {"b": 50, "l": 50, "r": 50, "t": 60}, "xaxis1": {"anchor": "y1", "domain": [0, 0.45], "rangevar": [-0.001, 0.5703], "showgrid": false, "title": "ϵ", "zeroline": false}, "xaxis2": {"anchor": "y2", "domain": [0.55, 1], "rangevar": [-0.001, 0.6272], "showgrid": false, "title": "ϵ", "zeroline": false}, "yaxis1": {"anchor": "x1", "domain": [0, 1], "rangevar": [0, 112.1], "showgrid": false, "ticks": false}, "yaxis2": {"anchor": "x2", "domain": [0, 1], "rangevar": [0, 100.1], "showgrid": false, "ticks": false}}}
